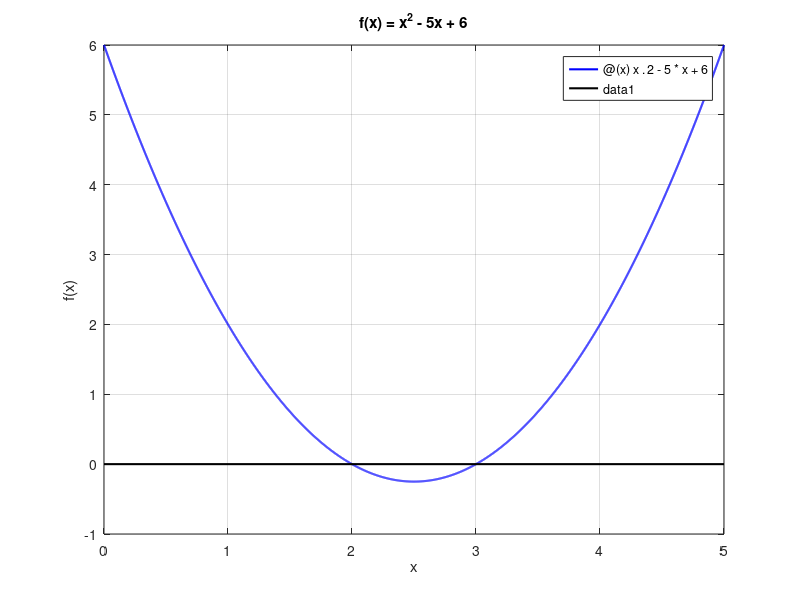

MATLAB code to generate this figure: (Note: this script raises an error after producing the figure.)
% ==========================================
% ESERCIZIO: Radice maggiore di f(x) = x^2 - 5x + 6 con il metodo di Newton
% ==========================================

clear; clc;  % Pulisco workspace e command window

% --- Parametri di input ---
f  = @(x) x.^2 - 5*x + 6;   % Funzione di cui cerco lo zero
df = @(x) 2*x - 5;          % Derivata prima di f
xmin = 0; xmax = 5;         % Intervallo per il grafico
x0 = 4;                     % Punto iniziale: a destra del vertice (x = 2.5), quindi converge alla radice maggiore
tol = 1e-8;                 % Tolleranza sullo scarto
itmax = 100;                % Numero massimo di iterazioni

% --- Punto a: grafico della funzione per scegliere il punto iniziale ---
figure(1);
% 1. Disegno la funzione f(x)
fplot(f, [xmin xmax], 'b-', 'LineWidth', 1.5);
hold on;  % Mantengo la figura per aggiungere l'asse x

% 2. Disegno l'asse x
plot([xmin xmax], [0 0], 'k-', 'LineWidth', 1.5);
hold off;

% 3. Aggiungo titolo, etichette e griglia
title('f(x) = x^2 - 5x + 6');
xlabel('x');
ylabel('f(x)');
grid on;

% --- Punto b: metodo di Newton ---
[xN, iterN, scartiN] = newton(f, df, x0, tol, itmax);

% Calcolo l'errore relativo rispetto alla radice esatta 3 (x^2 - 5x + 6 = (x-2)(x-3))
errrel = abs(xN - 3) / 3;

% Stampo i risultati in colonne (al passo 1 c'è solo x0, quindi nessuno scarto)
fprintf('Metodo di Newton per la radice maggiore di x^2 - 5x + 6 (x0 = %g) \n\n', x0);
fprintf('%5s %22s %14s %14s \n', 'k', 'x_k', 'scarto s_k', 'err. rel.');
fprintf('%5d %22.15f %14s %14.2e \n', 1, xN(1), '-', errrel(1));
for k = 2:iterN+1
    fprintf('%5d %22.15f %14.2e %14.2e \n', k, xN(k), scartiN(k-1), errrel(k));
end

% --- Punto c: profilo di convergenza ---
figure(2);
% 1. Disegno il valore assoluto degli scarti in scala semilogaritmica
semilogy(1:iterN, abs(scartiN), 'm-*', 'LineWidth', 1.5);

% 2. Aggiungo titolo, etichette, legenda e griglia
title('Profilo di convergenza del metodo di Newton (f(x) = x^2 - 5x + 6)');
xlabel('N. iterazioni');
ylabel('|scarto|');
legend('Newton');
grid on;
